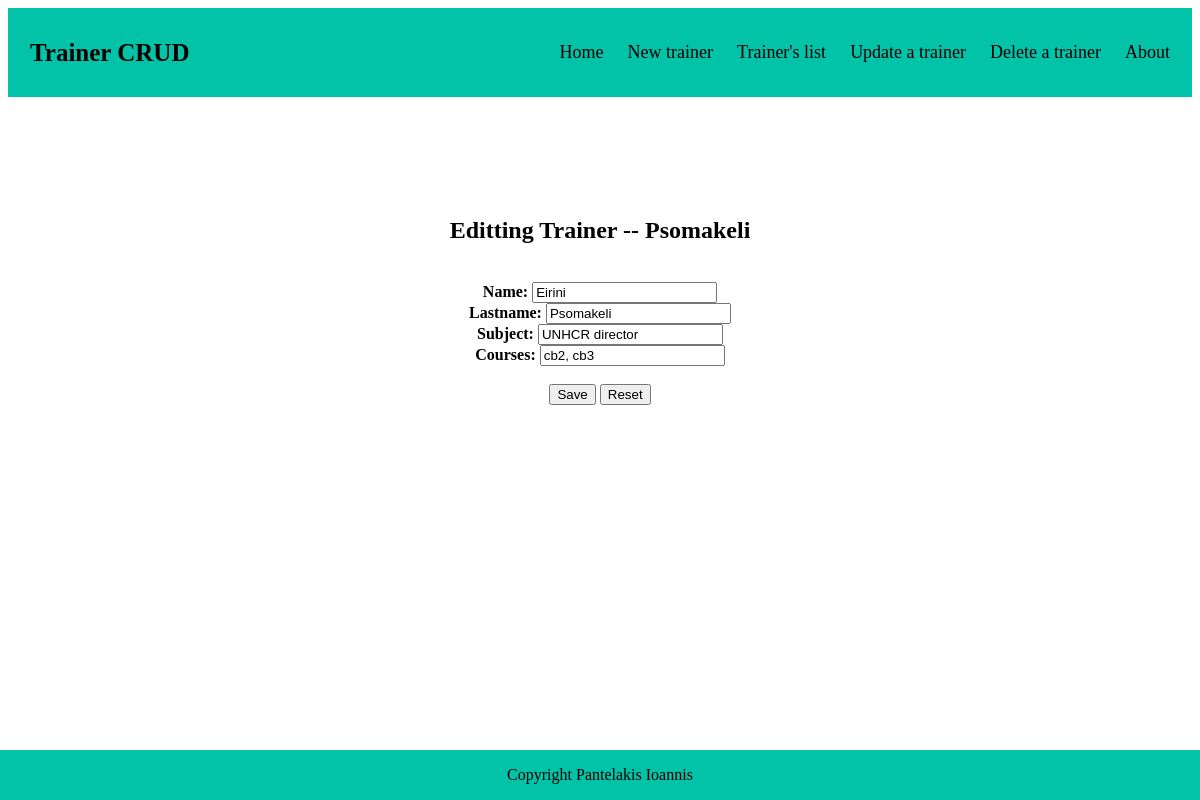
The app's page /trainer/UpdateTrainer/22/ with its own data.
### Trainer/models.py (models this page shows)
class Trainer(models.Model):
    name = models.CharField(max_length = 50)
    lastname = models.CharField(max_length = 50)
    subject = models.CharField(max_length = 150)
    courses = models.CharField(max_length = 300)

### Trainer/views.py (the view)
# urls.py: path('UpdateTrainer/<int:id>/', views.update_trainer, name='update_trainer'),
def update_trainer(request, id):
    trainer = Trainer.objects.get(id=id)
    msg_blank=()
    if request.method == 'POST':
        message = 'You have successfully updated trainer: ' + trainer.lastname
        name = request.POST.get('name')
        lastname = request.POST.get('lastname')
        subject = request.POST.get('subject')
        courses = request.POST.get('courses')
        if ((name !=None) and (lastname !=None) and (subject !=None) and (courses !=None)): # The input is validated via the form in the template, but for future puprose i written an if-else statement for upgrade-extra safe.
            trainer.name = name
            trainer.lastname = lastname
            trainer.subject = subject
            trainer.courses = courses
            trainer.save()
            return HttpResponseRedirect('/trainer/success/'+message+'/')
        else:
            msg_blank = "You cant update with blank inputs. Please fill all the inputs"
    else:
        context = {
            'trainer': trainer, 'msg_blank' : msg_blank ,
        }
    return render(request, 'trainer/update_trainer.html', context)

### Trainer/templates/Trainer/update_trainer.html (shortened to what this page needs)
{% extends 'Trainer/base.html' %}
{% block header %}
    <div class="header">
        <a href="#default" class="logo">Trainer CRUD</a>
        <div class="header-right">
            <a href="/trainer/Home/">Home</a>
            <a href="/trainer/TrainerCreation/">New trainer</a>
            <a href="/trainer/ReadTrainer/">Trainer's list</a>
            <a href="/trainer/UpdateTrainerPage/">Update a trainer</a>
            <a href="/trainer/DeleteTrainerPage/">Delete a trainer</a>
            <a href="/trainer/About/">About</a>
        </div>
    </div>
{% endblock %}
{% block content %}
    <div class="main_content">
        <h2>Editting Trainer -- {{trainer.lastname}}</h2>
        <br>
        <form class="update_form_control" method="POST">
            <label class="la_control" for="name"><b>Name:</b></label>
            <input class="in_control" type="text" name="name" value="{{trainer.name}} " required><br>
            <label class="la_control" for="lastname"><b>Lastname:</b></label>
            <input class="in_control" type="text" name="lastname" value="{{trainer.lastname}}" required><br>
            <label class="la_control" for="subject"><b>Subject:</b></label>
            <input class="in_control" type="text" name="subject" value="{{trainer.subject}}" required><br>
            <label class="la_control" for="courses"><b>Courses:</b></label>
            <input class="in_control" type="text" name="courses" value="{{trainer.courses}}" required><br>
            <br>
            <button type="submit" class="btn btn-primary">Save</button>
            <button type="reset" class="btn btn-primary">Reset</button>
        </form>
    </div>
{% endblock %}

### Trainer/static/css/trainer.css (style rules this page uses)
.header { overflow: hidden; background-color: rgb(2, 194, 168); padding: 20px 10px; }
.header a { float: left; color: black; text-align: center; padding: 12px; text-decoration: none; font-size: 18px; line-height: 25px; border-radius: 4px; }
.header a.logo { font-size: 25px; font-weight: bold; }
.header-right { float: right; }
.main_content { padding-top: 100px; width:50%; margin: 0 auto; text-align: center; }

### records on screen
Trainer: lastname "Psomakeli", name "Eirini", subject "UNHCR director", courses "cb2, cb3"
